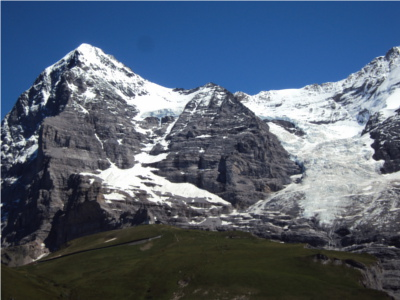
%> input picture Image Stiching and Panaroma/data/part1/hill/1.JPG, 400 x 300 px
$ octave main.m   (GNU Octave 9; MATLAB toolbox functions it lacks are replaced by stand-ins)
%> lines starting %> are read from the running program, lines starting %| are printed output that depends on the picture; in (x1, y1, x2, y2) boxes, pixels count from 0 and x2, y2 are one past the last pixel; in counts of white or black regions, pixels touching at a corner belong together; the program's own positions count from 1
### Image Stiching and Panaroma/code/part1/changeFilterSize.m
function [cX,cY,radius] = changeFilterSize(im,th,n,logScales)
%%
% changeFilterSize - the function uses changing the size of the filter
% approach to detect blobs.
% Input:
%   im - gray scale image
%   th - threshold (a scalar)
%   n  - number of scale levels in the scale space pyramid
%   logScales - value of the sigma scales
% Output:
%   cX - column vector with x coordinates of circle centers
%   cY - column vector with y coordinates of circle centers
%   radius - column vector with radii of the circle
%% Coding starts here

    logFilterBank = cell(n,1); % contains the filter at various levels
    spaceScale = cell(n,1); % contains the scale at various levels
    resultantImage = cell(n,1); % contains the result of the image
    nmsImage = cell(n,1); % contains the non-maximum supression response of an image

    for idx = 1:1:n
         size = 5*logScales+1;
         % Ideally filter should be odd so that its effect is identical
         if mod(ceil(size),2)~=0
             filtSize = floor(size);
             logFilterBank{idx} = fspecial('log', filtSize, logScales);
         else
             filtSize = floor(size);
             logFilterBank{idx} = fspecial('log', filtSize, logScales);
         end
         spaceScale{idx} = logScales;
         % Scale normalized gaussian filter
         resultantImage{idx} = logScales^2*imfilter(im,logFilterBank{idx,1},'replicate');
         resultantImage{idx} = resultantImage{idx}.*resultantImage{idx};
         % Applying ordfilt2 (an input parameter for nms implementation)
         nmsImage{idx}=ordfilt2(resultantImage{idx,1},9,ones(3,3));
         logScales = logScales*sqrt(pi/2);
    end

    % Applying Non-maximum Suppression
    resultantImage = applyNMS(resultantImage,nmsImage,n);

    % Taking the maximum of the nms calculated at each layer
    [maxNum,maxIndex] = max(cat(3,resultantImage{:}),[],3);

    % Taking the maximum greater such that it is greater than threshold
    [cX cY] = find(maxNum>th); % x and y coordinates of the circle centers
    sigma = cell(numel(cX),1);

    for itr =1:1:numel(cX)
         scaleLevel = maxIndex(cX(itr),cY(itr));
         sigma{itr} = spaceScale{scaleLevel};
    end

    % calculating radius for blob circles
    radius = cell2mat(sigma);
    radius = sqrt(2)*radius;
end

### Image Stiching and Panaroma/code/part1/applyNMS.m
function resultantImage = applyNMS(resultantImage,nmsImage,numLevel)
%%
% applyNMS - the fuction implements non-maximum suppression of a scaled
% space image
% Input:
%   resultantImage - scaled space image cell
%   nmsImage - ordfilt2 applied image cell
%   numLevel - number of levels in the scaled space pyramid
%% Coding starts here

% Taking the maximum of each scale
 [maxImage,maxImageindex] = max(cat(3, nmsImage{:}), [], 3);

% Applying non maximum supression to each scale
    for idx=1:1:numLevel
        comparisionMatrix = (resultantImage{idx}==maxImage);
        resultantImage{idx} = resultantImage{idx}.*comparisionMatrix;
    end
end

### Image Stiching and Panaroma/code/part1/find_sift.m
function sift_arr = find_sift(I, circles, enlarge_factor)
%%
%% Compute non-rotation-invariant SIFT descriptors of a set of circles
%% I is the image
%% circles is an Nx3 array where N is the number of circles, where the
%%    first column is the x-coordinate, the second column is the y-coordinate,
%%    and the third column is the radius
%% enlarge_factor is by how much to enarge the radius of the circle before
%%    computing the descriptor (a factor of 1.5 or larger is usually necessary
%%    for best performance)
%% The output is an Nx128 array of SIFT descriptors
%%
%% Note that this code is not rotation-invariant, i.e., it does not attempt
%% to normalize the patches by rotating them so that the horizontal direction
%% is aligned with the dominant gradient orientation of the patch.
%%
%% (c) Lana Lazebnik
%%

if ndims(I) == 3
    I = im2double(rgb2gray(I));
else
    I = im2double(I);
end


fprintf('Running find_sift\n');

% parameters (default SIFT size)
num_angles = 8;
num_bins = 4;
num_samples = num_bins * num_bins;
alpha = 9; % smoothing for orientation histogram

if nargin < 3
    enlarge_factor = 1.5;
end

angle_step = 2 * pi / num_angles;
angles = 0:angle_step:2*pi;
angles(num_angles+1) = []; % bin centers

[hgt wid] = size(I);
num_pts = size(circles,1);

sift_arr = zeros(num_pts, num_samples * num_angles);

% edge image
sigma_edge = 1;


[G_X,G_Y]=gen_dgauss(sigma_edge);
I_X = filter2(G_X, I, 'same'); % vertical edges
I_Y = filter2(G_Y, I, 'same'); % horizontal edges
I_mag = sqrt(I_X.^2 + I_Y.^2); % gradient magnitude
I_theta = atan2(I_Y,I_X);
I_theta(isnan(I_theta)) = 0; % necessary????

% make default grid of samples (centered at zero, width 2)
interval = 2/num_bins:2/num_bins:2;
interval = interval - (1/num_bins + 1);
[grid_x grid_y] = meshgrid(interval, interval);
grid_x = reshape(grid_x, [1 num_samples]);
grid_y = reshape(grid_y, [1 num_samples]);

% make orientation images
I_orientation = zeros(hgt, wid, num_angles);
% for each histogram angle
for a=1:num_angles
    % compute each orientation channel
    tmp = cos(I_theta - angles(a)).^alpha;
    tmp = tmp .* (tmp > 0);

    % weight by magnitude
    I_orientation(:,:,a) = tmp .* I_mag;
end

% for all circles
for i=1:num_pts
    cx = circles(i,1);
    cy = circles(i,2);
    r = circles(i,3) * enlarge_factor;

    % find coordinates of sample points (bin centers)
    grid_x_t = grid_x * r + cx;
    grid_y_t = grid_y * r + cy;
    grid_res = grid_y_t(2) - grid_y_t(1);

    % find window of pixels that contributes to this descriptor
    x_lo = floor(max(cx - r - grid_res/2, 1));
    x_hi = ceil(min(cx + r + grid_res/2, wid));
    y_lo = floor(max(cy - r - grid_res/2, 1));
    y_hi = ceil(min(cy + r + grid_res/2, hgt));

    % find coordinates of pixels
    [grid_px, grid_py] = meshgrid(x_lo:x_hi,y_lo:y_hi);
    num_pix = numel(grid_px);
    grid_px = reshape(grid_px, [num_pix 1]);
    grid_py = reshape(grid_py, [num_pix 1]);

    % find (horiz, vert) distance between each pixel and each grid sample
    dist_px = abs(repmat(grid_px, [1 num_samples]) - repmat(grid_x_t, [num_pix 1]));
    dist_py = abs(repmat(grid_py, [1 num_samples]) - repmat(grid_y_t, [num_pix 1]));

    % find weight of contribution of each pixel to each bin
    weights_x = dist_px/grid_res;
    weights_x = (1 - weights_x) .* (weights_x <= 1);
    weights_y = dist_py/grid_res;
    weights_y = (1 - weights_y) .* (weights_y <= 1);
    weights = weights_x .* weights_y;

    % make sift descriptor
    curr_sift = zeros(num_angles, num_samples);
    for a = 1:num_angles
        tmp = reshape(I_orientation(y_lo:y_hi,x_lo:x_hi,a),[num_pix 1]);
        tmp = repmat(tmp, [1 num_samples]);
        curr_sift(a,:) = sum(tmp .* weights);
    end
    sift_arr(i,:) = reshape(curr_sift, [1 num_samples * num_angles]);

% [8 lines of commented-out code are left out]
end


%%
%% normalize the SIFT descriptors more or less as described in Lowe (2004)
%%
tmp = sqrt(sum(sift_arr.^2, 2));
normalize_ind = find(tmp > 1);

sift_arr_norm = sift_arr(normalize_ind,:);
sift_arr_norm = sift_arr_norm ./ repmat(tmp(normalize_ind,:), [1 size(sift_arr,2)]);

% suppress large gradients
sift_arr_norm(find(sift_arr_norm > 0.2)) = 0.2;

% finally, renormalize to unit length
tmp = sqrt(sum(sift_arr_norm.^2, 2));
sift_arr_norm = sift_arr_norm ./ repmat(tmp, [1 size(sift_arr,2)]);

sift_arr(normalize_ind,:) = sift_arr_norm;


function [GX,GY]=gen_dgauss(sigma)

f_wid = 4 * floor(sigma);
G = normpdf(-f_wid:f_wid,0,sigma);
G = G' * G;
[GX,GY] = gradient(G);

GX = GX * 2 ./ sum(sum(abs(GX)));
GY = GY * 2 ./ sum(sum(abs(GY)));

### Image Stiching and Panaroma/code/part1/dist2.m
function n2 = dist2(x, c)
% DIST2	Calculates squared distance between two sets of points.
% Adapted from Netlab neural network software:
% http://www.ncrg.aston.ac.uk/netlab/index.php
%
%	Description
%	D = DIST2(X, C) takes two matrices of vectors and calculates the
%	squared Euclidean distance between them.  Both matrices must be of
%	the same column dimension.  If X has M rows and N columns, and C has
%	L rows and N columns, then the result has M rows and L columns.  The
%	I, Jth entry is the  squared distance from the Ith row of X to the
%	Jth row of C.
%
%
%	Copyright (c) Ian T Nabney (1996-2001)

[ndata, dimx] = size(x);
[ncentres, dimc] = size(c);
if dimx ~= dimc
	error('Data dimension does not match dimension of centres')
end

n2 = (ones(ncentres, 1) * sum((x.^2)', 1))' + ...
  ones(ndata, 1) * sum((c.^2)',1) - ...
  2.*(x*(c'));

% Rounding errors occasionally cause negative entries in n2
if any(any(n2<0))
  n2(n2<0) = 0;
end

### Image Stiching and Panaroma/code/part1/obtainMatches.m
function [m1,m2] = obtainMatches(cX,cY,cX2,cY2,nearestKeyPoints,sortedflattenMatrix)
%%
% obtainMatches - the fuction obtains the matches from the feature points
% Input:
%   cX - column vector with x coordinate of circle centers for image 1
%   cY - column vector with y coordinate of circle centers for image 1
%   cX2 - column vector with x coordinate of circle centers for image 2
%   cY2 - column vector with x coordinate of circle centers for image 2
%   nearestKeyPoints - the nearest neighbourhood discriptors
%   sortedflattenMatrix - sample points given to RANSAC
% Output:
%   m1 - matches for image 1
%   m2 - matches for image 2

%% Coding starts here
    %% Realizing the matches from the output of dist2
    for i=1:1:size(sortedflattenMatrix,2)
         [row col]= find(nearestKeyPoints == sortedflattenMatrix(1,i));
         dimVector(1,i) = row;
         dimVector(2,i) = col;
    end

    %% Forming the putative matches into a cell of N X 2
    for i=1:1:size(dimVector,2)
        display(dimVector(2,i));
        p1(1,i) = cX(dimVector(1,i));
        p1(2,i) = cY(dimVector(1,i));
        p2(1,i) = cX2(dimVector(2,i));
        p2(2,i) = cY2(dimVector(2,i));
    end
    m1=p1; % matching points from image 1
    m2=p2; % matching points from image 2
end

### Image Stiching and Panaroma/code/part1/ransac.m
function optimumDistanceMatrix = ransac(p1,p2,th,samplePoints)
%%
% ransac - the function is the RANSAC algorithm implementation
% Input:
%   p1 - putative matches of image 1
%   p2 - putative matches of image 2
%   th  - threshold set to find maximum inlier ratio
%   samplePoints - number of points having the minimum distance obtained
%                  from dist2
% Output:
%   optimumDistanceMatrix - the distance matrix containing distance, and
%   putative matches of the highest inlier ratio.
%% Coding starts here

k = 10000; % Maximum number of iterations
inlierRatio = cell(k,2);
iterations = 1;
max = 0;
finalHM = [];
optimumDistance = [];
%% RANSAC iterations starts here..
while(iterations<=k)
    %display(iterations);
    x = [];
    storedPoints = [];

    HM=[];
    H=[];
    x = randperm(samplePoints,4);
    %% Homography normalization
    H = calculateHomography(p1,p2,x);
    HM = reshape(H,[3,3]);
    HM = HM';
    HM = HM./HM(3,3);
    %% Forming the transformed points
    for i=1:1:samplePoints
       X=[];
       Xt=[];
       X = [p1(1,i),p1(2,i),1];
       Xt = HM*X';
       Xt = Xt./Xt(3);
       storedPoints = [storedPoints, Xt] ;
    end
    %% Calculating the sum of squared distance / residuals
    distance = cell(samplePoints,7);
    for i=1:1:samplePoints
       distance{i,1} = (storedPoints(1,i) - p2(1,i))^2+(storedPoints(2,i) - p2(2,i))^2;
       distance{i,2} = p1(1,i);
       distance{i,3} = p1(2,i);
       distance{i,4} = storedPoints(1,i);
       distance{i,5} = storedPoints(2,i);
    end
    %% Calculating the number of inliers of each iterations
    counter = 0;
    sum = 0;
    %calculating ratios
    for i=1:1:size(distance,1)
       if(distance{i,1}<th)
           counter = counter+1;
           sum = sum+distance{i,1};
       end
    end
    %% Selecting parameters of the maximum inlier ratio
    if counter>max
        max = counter;
        finalSum = sum;
        optimumDistance = distance;
    end
    %%
    iterations = iterations + 1;
end
%%

% display(max); %Displaying maximum inliers
% display(finalSum/max); % Finding mean inlier residual
optimumDistanceMatrix = optimumDistance;
end

### Image Stiching and Panaroma/code/part1/calculateHomography.m
function X = calculateHomography(p1,p2,index)
%% Preparing a homography matrix
%%
% calculateHomography - the function calculates homography matrix for
% estimation.
% Input:
%   p1 - putative matches for image 1
%   p2 - putative matches for image 2
%   index  - indexes of the four sample points obtained during RANSAC
% Output:
%   X - 1X9 homogenized vector
%% Coding starts here..
    % solving for X' = HX homogenious relation
    H = [];
    for i=1:1:size(index,2)
        H(2*i-1,:) = [p1(1,index(1,i)), p1(2,index(1,i)), 1, 0, 0, 0, -p1(1,index(1,i))*p2(1,index(1,i)), -p1(2,index(1,i))*p2(1,index(1,i)), -p2(1,index(1,i))]; % odd rows
        H(2*i,:) = [0, 0, 0, p1(1,index(1,i)), p1(2,index(1,i)), 1, -p1(1,index(1,i))*p2(2,index(1,i)), -p1(2,index(1,i))*p2(2,index(1,i)), -p2(2,index(1,i))]; % even rows
    end
    % Singular value decomposition of H
    [U,S,V] = svd(H);
    X = V(:,9);
end

### Image Stiching and Panaroma/code/part1/main.m

%% Reading images from the source
im1 = imread('../../data/part1/hill/1.jpg');
%> im1 is the input picture: size 300x400x3 uint8; mean R, G, B 82.9, 95.7, 113.4
image1 = rgb2gray(im2double(im1));

im2 = imread('../../data/part1/hill/2.jpg');
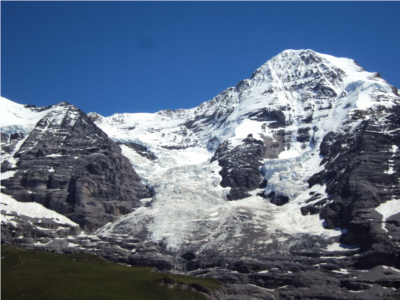
%> input picture Image Stiching and Panaroma/data/part1/hill/2.JPG, 400 x 300 px
%> im2 is the input picture: size 300x400x3 uint8; mean R, G, B 93, 108.6, 131
image2 = rgb2gray(im2double(im2));
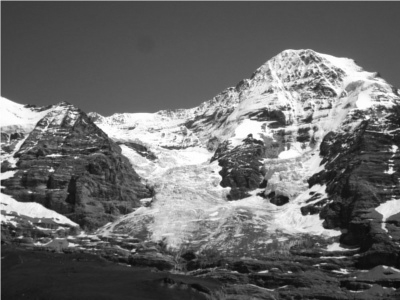
%> image2: size 300x400 double; min 0.0313, max 1, mean 0.418
%% Defining parameters
n=15;
% Defining logScales to be 2
logScales  = 2;
% Defining threshold to be 0.02
th = 0.02;
sP = 500;
%% Calculating putative matches
[cX,cY,radius] = changeFilterSize(image1,th,n,logScales);
%> after the loop in changeFilterSize, `for idx = 1:1:n`: filtSize = 236; logFilterBank = 15 items; logScales = 59.15; nmsImage = 15 items
%> the loop in applyNMS, `for idx=1:1:numLevel` made 15 passes
%> pass 1, in applyNMS, `comparisionMatrix = (resultantImage{idx}==maxImage);`:
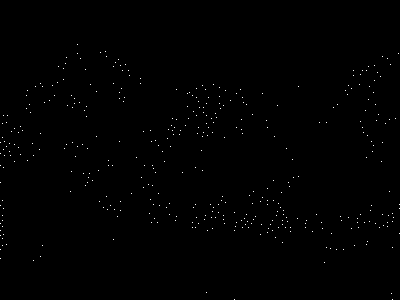
%> comparisionMatrix: size 300x400 logical; 0.34% white in thin lines or dots, all inside (x1, y1, x2, y2) = (0, 44, 400, 300)
%> in changeFilterSize, `[cX cY] = find(maxNum>th);`: cX = 373 values from 4 to 257; cY = 373 values from 1 to 400
%> in changeFilterSize, `sigma = cell(numel(cX),1);`: sigma = 373 items
%> the loop in changeFilterSize, `for itr =1:1:numel(cX)` made 373 passes
%> scaleLevel on passes 1 to 3: 1, 1, 1
%> in changeFilterSize, `radius = cell2mat(sigma);`: radius = 373 values, max 47.19 at index 315, min 2 at index 1, mean 4.75
%> in changeFilterSize, `radius = sqrt(2)*radius;`: radius = 373 values, max 66.74 at index 315, min 2.83 at index 1, mean 6.71
%> cX = 373 values, max 257 at index 66, min 4 at index 7, mean 140.3; cY = 373 values from 1 to 400
[cX2,cY2,radius2] = changeFilterSize(image2,th,n,logScales);
%> the loop in changeFilterSize (call 2), `for itr =1:1:numel(cX)` made 503 passes
%> scaleLevel on passes 1 to 3: 1, 3, 9
%> cX2 = 503 values, max 300 at index 90, min 4 at index 7, mean 159.1; cY2 = 503 values from 1 to 400; radius2 = 503 values, max 66.74 at index 90, min 2.83 at index 1, mean 7.24

descriptors1 = find_sift(image1,[cY,cX,radius]);
%> the loop in find_sift, `for i=1:num_pts` made 373 passes
%> (cx, cy, r, grid_res, x_lo, x_hi, y_lo, y_hi) on passes 1 to 3: (1, 143, 4.24, 2.12, 1, 7, 137, 149), (1, 154, 4.24, 2.12, 1, 7, 148, 160), (1, 166, 4.24, 2.12, 1, 7, 160, 172)
%> in find_sift, `sift_arr_norm(find(sift_arr_norm > 0.2)) = 0.2;`:
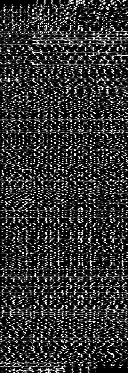
%> sift_arr_norm: size 373x128 double; min 0, max 0.2, mean 0.0409; drawn with min black and max white
descriptors2 = find_sift(image2,[cY2,cX2,radius2]);
%> after the loop in find_sift (call 2), `for i=1:num_pts`:
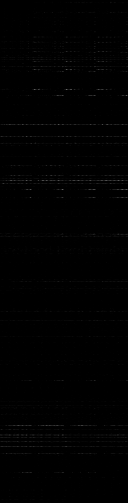
%> sift_arr: size 503x128 double; min 0, max 101.1, mean 1.1
%> in find_sift (call 2), `sift_arr_norm(find(sift_arr_norm > 0.2)) = 0.2;`:
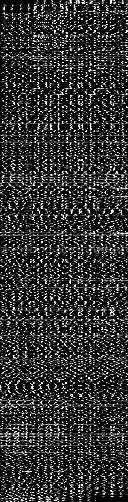
%> sift_arr_norm: size 502x128 double; min 0, max 0.2, mean 0.0408; drawn with min black and max white

nearestKeyPoints = dist2(descriptors1,descriptors2);
%> in dist2, `n2 = (ones(ncentres, 1) * sum((x.^2)', 1))' + ones(ndata, 1) * sum((c...`:
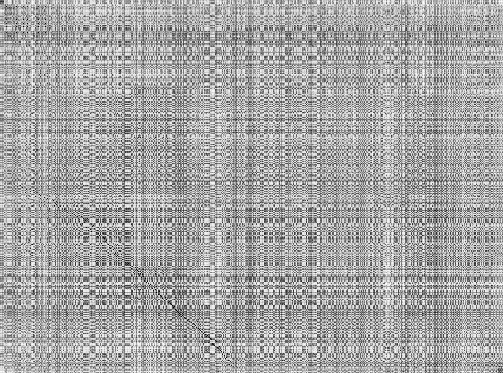
%> n2: size 373x503 double; min 0.000784, max 2, mean 1.3; drawn with min black and max white
flattenMatrix = reshape(nearestKeyPoints,1,[]);
sortedflattenMatrix = unique(sort(flattenMatrix));
sortedflattenMatrix = sortedflattenMatrix(1,1:sP);

%% Row vectors of image1 and Column vector of image2 obtained from dist2
%  Here we obtain the matches..
[p1,p2] = obtainMatches(cX,cY,cX2,cY2,nearestKeyPoints,sortedflattenMatrix);
%> the loop in obtainMatches, `for i=1:1:size(dimVector,2)` made 500 passes
%| 7
%| 24
%| 28
%| 17
%| 39
%| 39
%| 28
%| 179
%> (further printed lines are left out)
%% RANSAC IMPLEMENTATION
th = 4;
homoGraphyMatrix = ransac(p1,p2,th,sP);
%> (the run ends here)
